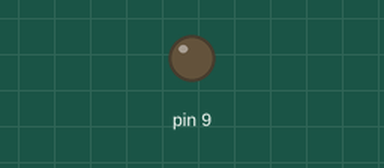
Simulated run of this sketch. Board: Arduino Uno, built with avr-gcc and run on an emulated ATmega328P. Parts: output pins drawn as LEDs (lit = HIGH). What the sketch prints to the serial monitor is not drawn.

Above: at 2.0 s.
Timing chart, 0 to 5.2 s (numbered marks = the images above):
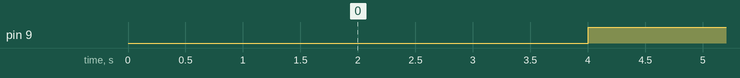

Measured:
- by itself, pin 9: alternates HIGH for 2.0 s and LOW for 2.0 s

The sketch:

turbine.ino
```cpp
int sensorValue = 0;
int outputValue = 1;
bool newPeriod = true;
unsigned long periodStart;
unsigned long currentTime;  // running time for program
int interval = 2000;

void setup() {
  pinMode(9, OUTPUT);
  Serial.begin(115200);
}

void loop() {
  currentTime = millis();
  if (newPeriod == true) {
    periodStart = currentTime;
    newPeriod = false;
  }
  if (currentTime - periodStart > interval) {
    if (outputValue == 1) {
      outputValue = 0;
              digitalWrite(9, 0);

    } else {
      outputValue = 1;
              digitalWrite(9, 1);
    }
          Serial.println(outputValue);
    newPeriod = true;
  }
}
```
